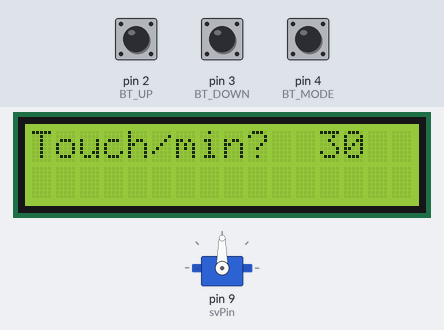
This sketch was run on a simulated Arduino Uno, built with avr-gcc and run on an emulated ATmega328P. Shown: servo, 16×2 character LCD. The inputs (shaded band) are chosen by the test bench; at power-on: pin 4 (BT_MODE) LOW, pin 2 (BT_UP) LOW, pin 3 (BT_DOWN) LOW. What the sketch prints to the serial monitor is not drawn.

Above: at 0.8 s.
0.9 s: pin 4 (BT_MODE) pulled HIGH for 1 s
At 1.8 s:
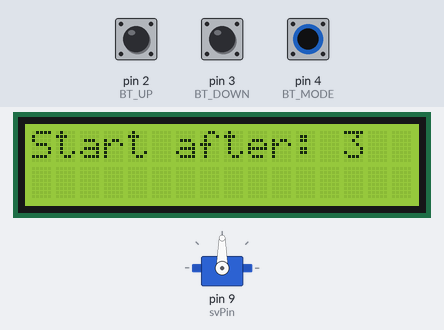
4.9 s: pin 2 (BT_UP) pulled HIGH for 0.15 s
At 5.3 s:
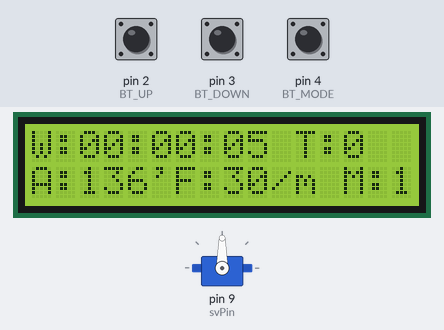
8.0 s: pin 3 (BT_DOWN) pulled HIGH for 0.15 s
At 8.8 s:
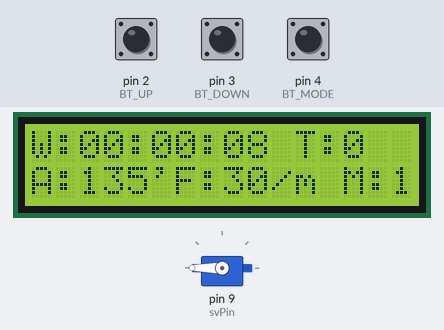
9.6 s: pin 2 (BT_UP) pulled HIGH for 1 s
At 11.7 s:
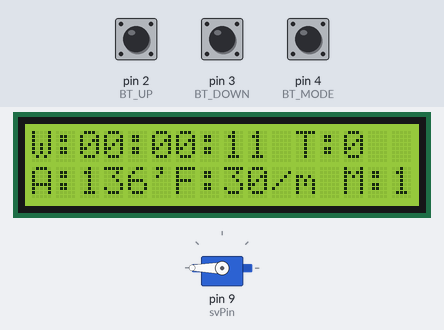
12.1 s: pin 3 (BT_DOWN) pulled HIGH for 1 s
At 13.8 s:
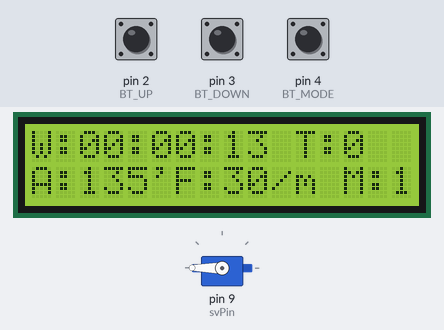
14.6 s: pin 4 (BT_MODE) pulled HIGH for 1 s
At 15.54 s:
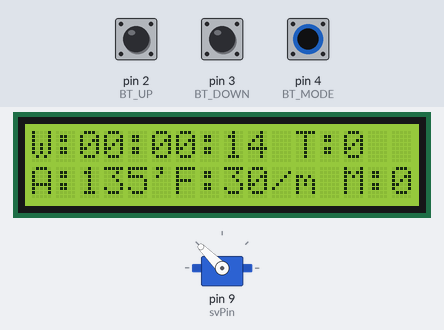
Timing chart, 0 to 17.6 s (numbered marks = the images above; inputs shaded):
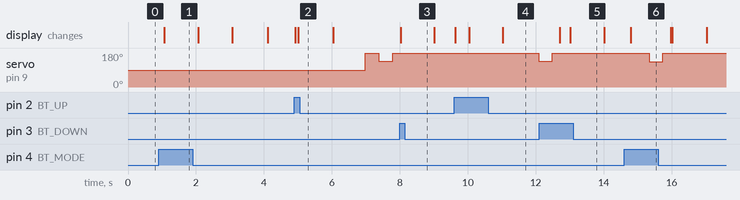

Measured:
- after the input at 0.9 s, the display: changes after 0.17 s (image 1)

The sketch:

LCDi2c_ServoControl.ino
```cpp
#include <Wire.h>
#include <LiquidCrystal_I2C.h>
#include<Servo.h>
#include <avr/interrupt.h>

#define MOT_PHUT 60
#define MAX_FREQ 30
#define MAX_ANGLE 180
Servo sv;
LiquidCrystal_I2C lcd(0x3F,16,2);

//Define pin use
//const int varRes = A0;
const int svPin = 9;
const int BT_UP = 2;
const int BT_DOWN = 3;
const int BT_MODE = 4;

//int value_Res = 0;
//int servo_Pos = 0;

//Thời điểm bấm nút cuối cùng ngay trước đó
unsigned long pre_press = 0;

//Đếm số lần đã bấm nút
static unsigned int number_press = 0;

//Góc quay servo [0,180]
static volatile unsigned int angle;
//Số lần quay servo trong 1 phút [0, 60]
static volatile unsigned int freq = 0;
//mode = 1: Chỉnh góc, mode = 0: Chỉnh tần số
static volatile bool w_mode = 1;
const float value = 49910;

//Hàm delay 1 giây
void delay_s(unsigned int s){
  while(s--){
    delay(1000);
  }
}


//Thay đổi mode thông qua nút BT_MODE
bool modeChange(){
  if(digitalRead(BT_MODE) == HIGH){
    delay(150);
    if(digitalRead(BT_MODE) == HIGH){
      w_mode = !w_mode;
    return 1;
    }
  }
  else return 0;
}

//Hàm quay servo
void servoTouch(unsigned int angle){
  sv.write(180);
  delay(400);
  sv.write(angle);
  delay(400);
  sv.write(180);
  delay(200);
  number_press++;
}

//In ra màn hình các thông số đang hoạt động
//Thời gian hoạt động
//Góc quay hiện tại của servo
//Số lần bấm
//Mode hiện tại
void condition(){
  //Time
  unsigned long allSeconds=millis()/1000;
  int runHours= allSeconds/3600;
  int secsRemaining=allSeconds%3600;
  int runMinutes=secsRemaining/60;
  int runSeconds=secsRemaining%60;
  char buf[21];
  char buf2[8];
  sprintf(buf,"W:%02d:%02d:%02d",runHours,runMinutes,runSeconds);
  lcd.setCursor(0,0);
  lcd.print(buf);

  //Already touch count
  lcd.setCursor(11, 0);
  lcd.print("T:");
  lcd.print(number_press);

  //Angle
  lcd.setCursor(0,1);
  lcd.print("A:");
  lcd.print(angle);
  lcd.print("'");
  //Serial.println(angle);

  //Number of press per minute (frequency)
  sprintf(buf2, "F:%d/m ", freq);
  lcd.setCursor(6,1);
  lcd.print(buf2);

  lcd.setCursor(13,1);
  lcd.print("M:");
  lcd.print(w_mode);
}


//Hàm ngắt khi bấm BT_UP
void BT_UP_ISR(){
  if(w_mode ==1 ){
    angle += 1;
    Serial.println("Tăng angle lên 1");
    if(angle>MAX_ANGLE) angle = MAX_ANGLE;
    else return;
  }
  else{
    freq += 1;
    Serial.println("Tăng freq lên 1");
    if(freq > MAX_FREQ) freq = MAX_FREQ;
    else return;
  }
}

//Hàm ngắt khi bấm BT_DOWN
void BT_DOWN_ISR(){
  if(w_mode ==1 ){
    angle -= 1;
    Serial.println("Giảm angle đi 1");
    if(angle<0) angle = 0;
    else return;
  }
  else{
    freq -= 1;
    Serial.println("Giảm freq lên 1");
    if(freq < 0) freq = 0;
    else return;
  }
}

void BT_UP_polling(){
  if(digitalRead(BT_UP) == HIGH){
    delay(150);
    if(digitalRead(BT_UP) == HIGH){
    freq++;
    if(freq>MAX_FREQ) freq = MAX_FREQ;
    }
  }
}

void BT_DOWN_polling(){
  if(digitalRead(BT_DOWN) == HIGH){
    delay(150);
    if(digitalRead(BT_DOWN) == HIGH){
    freq--;
    if(freq < 0) freq = 0;
    }
  }
}

/*
void timer1_init(){
  TCCR1A = 0;
  TCCR1B = 0;
  TIMSK1 = 0;

  TCCR1B |= (1 << CS10)|(1 << CS12);  //1024 prescaler
  TCNT1 = value;
  TIMSK1 |= (1 << TOIE1);       //enable timer overflow interrupt
  interrupts();
}

ISR(TIMER1_OVF_vect)                    // interrupt service routine for overflow
{
  TCNT1 = value;                                // preload timer
  condition();
}
*/

void firstTime(){
  angle = 135;
  freq = 30;
  lcd.setCursor(0, 0);
  lcd.print("Touch/min?");
  char fbuf[4];
  while(1){
    lcd.setCursor(12,0);
  sprintf(fbuf, "%d  ",freq);
    lcd.print(fbuf);
  BT_DOWN_polling();
  BT_UP_polling();
    if(digitalRead(BT_MODE) == HIGH){
    delay(150);
    if(digitalRead(BT_MODE) == HIGH)
    {
      lcd.clear();
      lcd.setCursor(0, 0);
      lcd.print("Start after:");
      lcd.setCursor(13,0);
      lcd.print("3");
      delay_s(1);
      lcd.setCursor(13,0);
      lcd.print("2");
      delay_s(1);
      lcd.setCursor(13,0);
      lcd.print("1");
      delay_s(1);
      lcd.clear();
      break;
    }
  }
  }
}

void freqTouch(){
  unsigned long interval;
  int set_angle = angle;
  int set_freq = freq;
  unsigned long pre_condition, post_condition;
  if(freq == 0) return;
  else if(freq == 1) interval = MOT_PHUT - 1;
  else {
    interval = (unsigned long)MOT_PHUT*1000/(freq-1) - 1;
    for(int i = freq; i>0; i--){
      pre_press = millis();
      while(1){
        if(set_angle != angle){
          Serial.println("Thay đổi góc bấm");
          number_press = 0;
          return;
        }
        if(set_freq != freq){
          Serial.println("Thay đổi tốc độ bấm");
          number_press = 0;
          return;
        }
        pre_condition = millis();
        condition();
        post_condition = millis() - pre_condition;
        Serial.print("Thời gian tính toán:");
        Serial.println(post_condition);
        modeChange();
        if((millis()- pre_press)>=interval){
          servoTouch(angle);
          Serial.print("Số lần bấm :");
          Serial.println(number_press);
          break;
        }
      }
    }
  }
}


void setup(){
  //cli();
  sv.attach(svPin);
  lcd.init();
  lcd.backlight();
  Serial.begin(115200);
  pinMode(BT_UP|BT_DOWN|BT_MODE, INPUT);
  attachInterrupt(digitalPinToInterrupt(BT_UP), BT_UP_ISR, RISING);
  attachInterrupt(digitalPinToInterrupt(BT_DOWN), BT_DOWN_ISR, RISING);
  //timer1_init();
  firstTime();
  //sei();
}

void loop(){
  freqTouch();
  /*
  value_Res = analogRead(varRes);
  servo_Pos = map(value_Res, 0, 1023, 1, 179);
  sv.write(servo_Pos);
  Serial.println(servo_Pos);
  */

}
```
